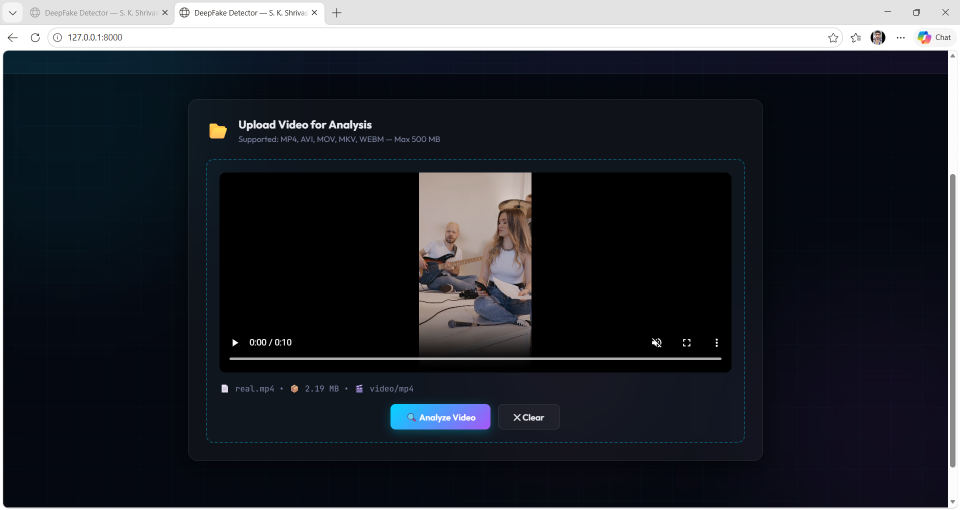
#> input picture 2026-04-26 (1).png, 1920 x 1020 px (shown at 1/2 size)
$ python -i model_inference.py   (imports and definitions only)   (older library calls are emulated)
#> lines starting #> are read from the running program, lines starting #| are printed output that depends on the picture
"""
model_inference.py — DeepFake detection engine using multi-signal heuristic ensemble.

Signals analyzed:
  1. Frequency domain artifacts (FFT / DCT)
  2. Compression & blocking artifacts
  3. Facial region blending boundary detection
  4. Temporal frame-to-frame inconsistency
  5. Noise residual pattern analysis
  6. Color channel asymmetry
  7. Edge sharpness inconsistency
  8. Eye/face symmetry irregularities

Each signal is scored 0-1 (0=clean, 1=suspicious).
Final fake_probability = weighted average of all signals.
"""

import cv2
import numpy as np
import logging
from typing import List, Tuple
from .video_processor import extract_frames, get_video_metadata, detect_faces_in_frame, crop_face_region

logger = logging.getLogger("deepfake.inference")

# ── Signal weights (must sum to 1.0) ──────────────────────────────────────────
WEIGHTS = {
    "frequency_artifacts":       0.18,
    "compression_blocking":      0.12,
    "blending_boundary":         0.16,
    "temporal_inconsistency":    0.20,
    "noise_residual":            0.12,
    "color_asymmetry":           0.10,
    "edge_sharpness":            0.07,
    "face_symmetry":             0.05,
}
# [1 line not run here, left out]


# ── Individual Signal Detectors ───────────────────────────────────────────────

# [187 lines left out: functions _frequency_artifacts, _compression_blocking, _blending_boundary, _temporal_inconsistency, _noise_residual, _color_asymmetry, not called in this run]


def _edge_sharpness(frames: list) -> Tuple[float, str]:
    """
    Measure Laplacian variance as a sharpness proxy.
    DeepFake generators often produce inconsistently sharpened regions.
    """
    scores_inner, scores_outer = [], []
    for frame in frames:
        faces = detect_faces_in_frame(frame)
        if not faces:
            continue
        x, y, w, h = faces[0]
        fh, fw = frame.shape[:2]
        face_crop = frame[max(0,y):min(fh,y+h), max(0,x):min(fw,x+w)]
        if face_crop.size == 0:
            continue

        gray_full = cv2.cvtColor(frame, cv2.COLOR_BGR2GRAY).astype(np.float32)
        gray_face = cv2.cvtColor(face_crop, cv2.COLOR_BGR2GRAY).astype(np.float32)

        lap_full = cv2.Laplacian(gray_full, cv2.CV_32F).var()
        lap_face = cv2.Laplacian(gray_face, cv2.CV_32F).var()

        scores_inner.append(float(lap_face))
        scores_outer.append(float(lap_full))

    if not scores_inner:
        return 0.0, "No face regions found for sharpness analysis"

    avg_in  = float(np.mean(scores_inner))
    avg_out = float(np.mean(scores_outer))
    ratio   = avg_in / (avg_out + 1e-8)

    # Overly sharp face vs. blurry background = suspicious
    score = np.clip((ratio - 1.5) / 3.0, 0, 1)
    detail = f"Face/background sharpness ratio: {ratio:.2f} ({'unnaturally sharp face against softer background' if score > 0.4 else 'consistent sharpness across frame'})"
    return float(score), detail


# [103 lines left out: functions _face_symmetry, analyze_video, not called in this run]

>>> import cv2
>>> picture = cv2.imread('2026-04-26 (1).png', cv2.IMREAD_GRAYSCALE)
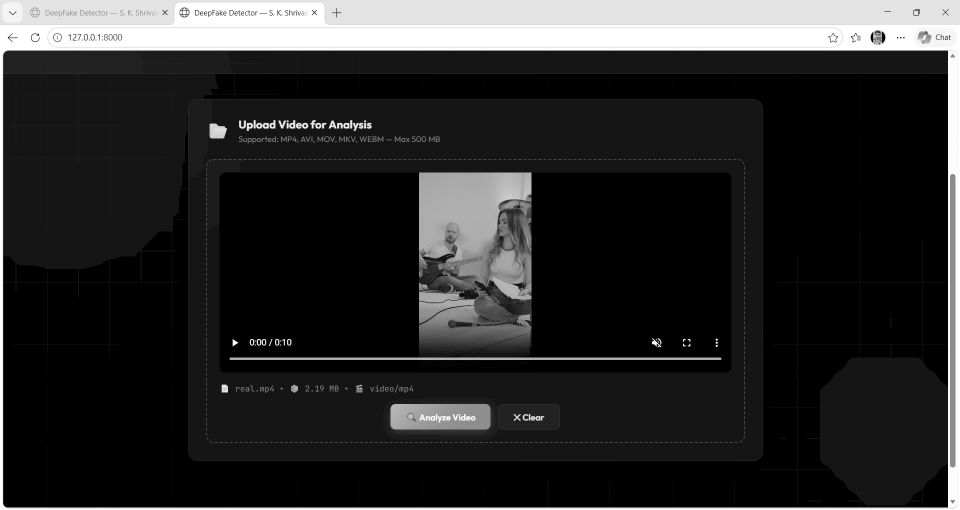
#> picture: shape (1020, 1920) (shown at 1/2 size); min 0, max 255, mean 43
#> the loop in _edge_sharpness, `for frame in frames:` made 1 pass
#> after the loop in _edge_sharpness, `for frame in frames:`: scores_inner = []
#> (the run stopped early here; a loop or call above may not have finished)

$ run again, on 2026-04-26 (10).png
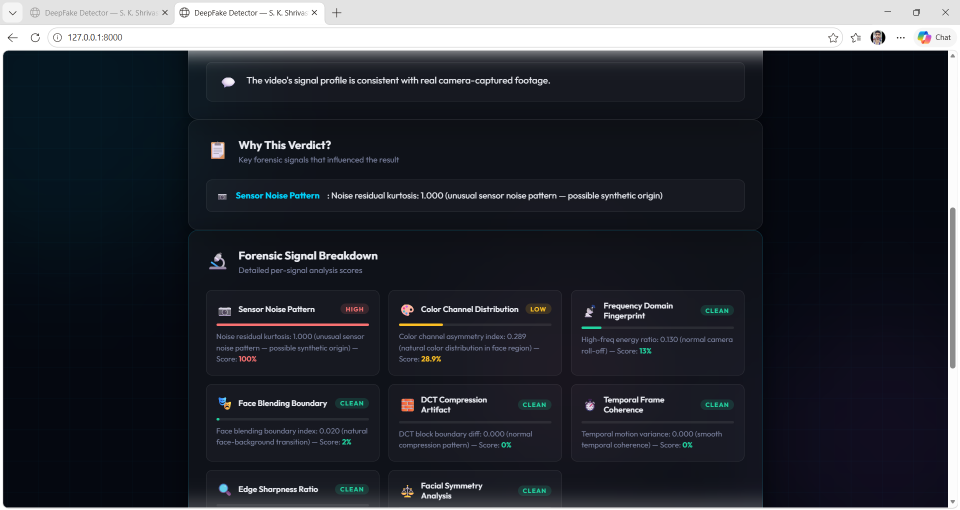
#> input picture 2026-04-26 (10).png, 1920 x 1020 px (shown at 1/2 size)
#> `picture = cv2.imread('2026-04-26 (1).png', cv2.IMREAD_GRAYSCALE)`:
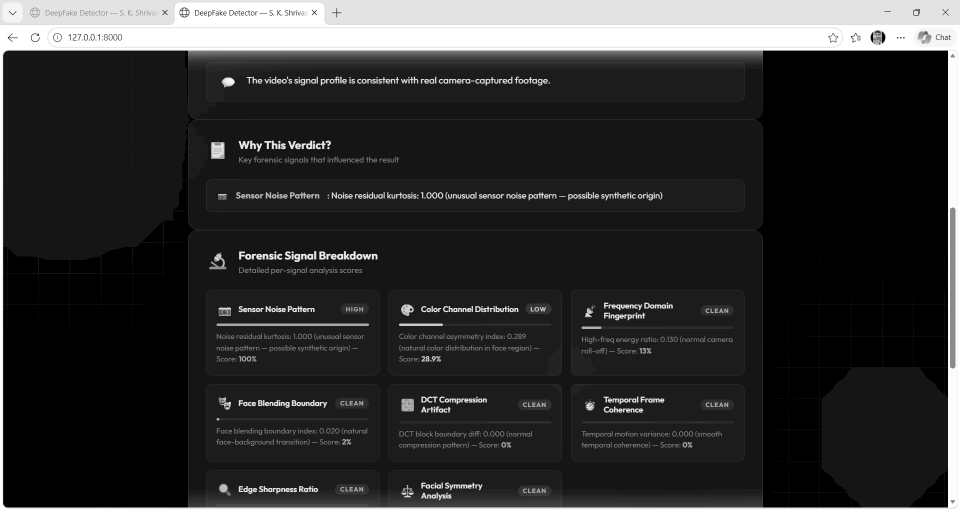
#> picture: shape (1020, 1920) (shown at 1/2 size); min 0, max 255, mean 48.7
#> the loop in _edge_sharpness, `for frame in frames:` made 1 pass
#> after the loop in _edge_sharpness, `for frame in frames:`: scores_inner = []

$ run again, on 2026-04-26 (11).png
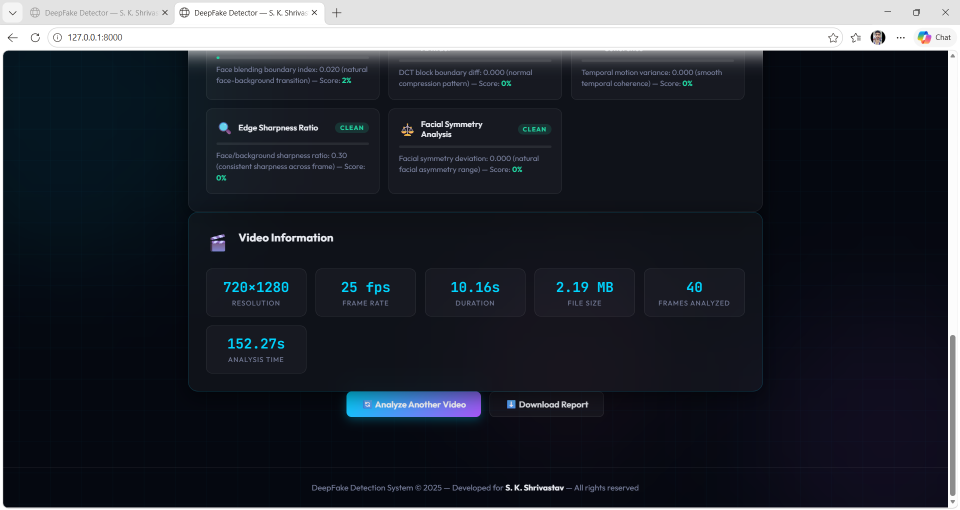
#> input picture 2026-04-26 (11).png, 1920 x 1020 px (shown at 1/2 size)
#> `picture = cv2.imread('2026-04-26 (1).png', cv2.IMREAD_GRAYSCALE)`:
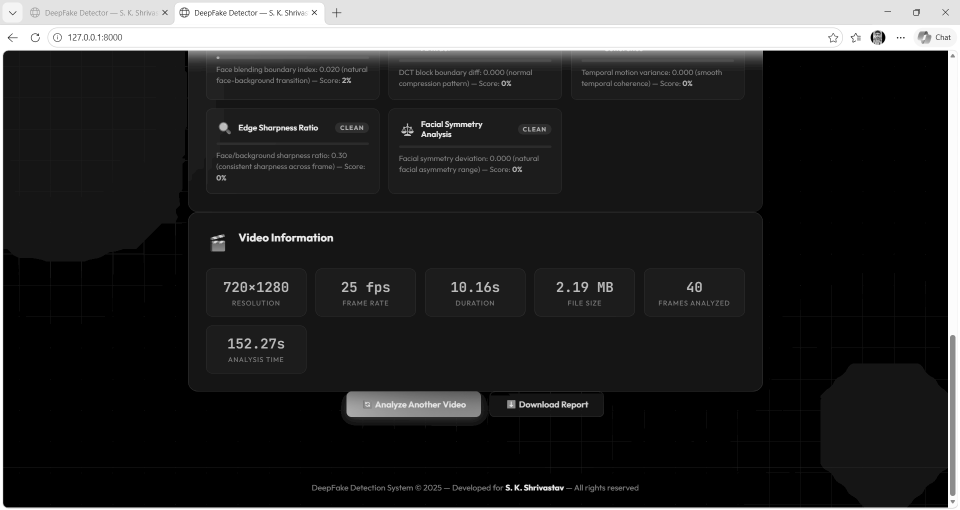
#> picture: shape (1020, 1920) (shown at 1/2 size); min 0, max 255, mean 44.3
#> the loop in _edge_sharpness, `for frame in frames:` made 1 pass
#> after the loop in _edge_sharpness, `for frame in frames:`: scores_inner = []

$ run again, on 2026-04-26 (2).png
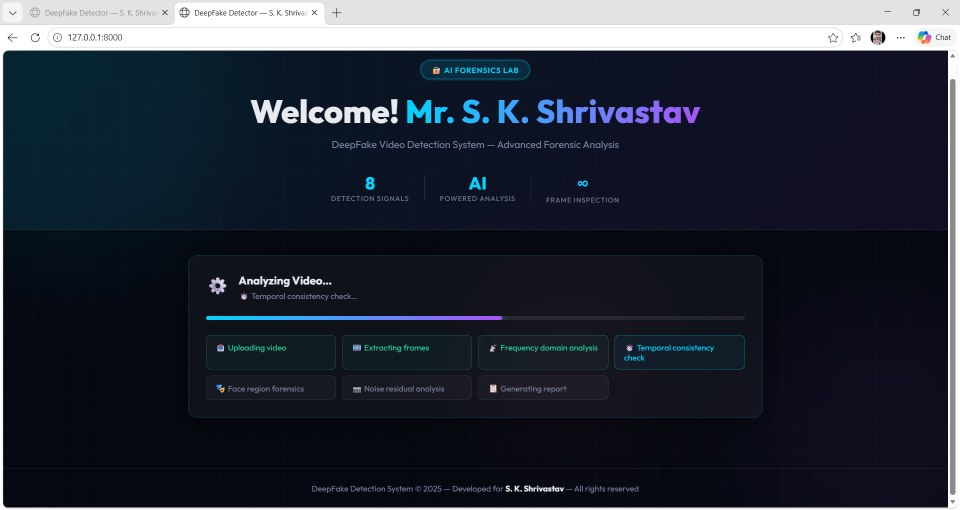
#> input picture 2026-04-26 (2).png, 1920 x 1020 px (shown at 1/2 size)
#> `picture = cv2.imread('2026-04-26 (1).png', cv2.IMREAD_GRAYSCALE)`:
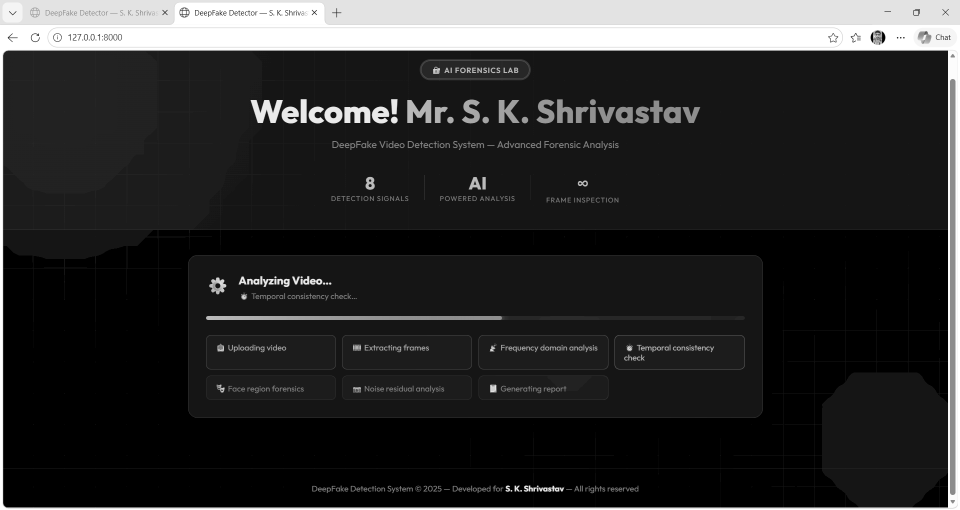
#> picture: shape (1020, 1920) (shown at 1/2 size); min 0, max 255, mean 44.7
#> the loop in _edge_sharpness, `for frame in frames:` made 1 pass
#> after the loop in _edge_sharpness, `for frame in frames:`: scores_inner = []
